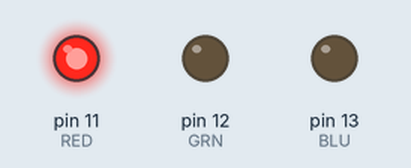
Simulated run of this sketch. Board: Arduino Uno, built with avr-gcc and run on an emulated ATmega328P. On the bench: output pins drawn as LEDs (lit = HIGH).

Above: at 0.5 s.
At 1.5 s:
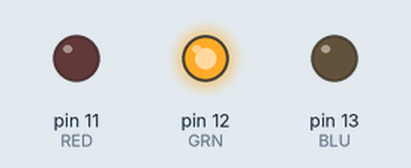
At 5.5 s:
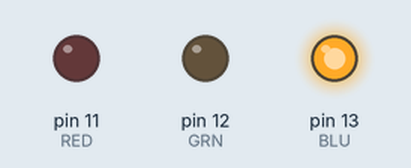
Timing chart, 0 to 6.9 s (numbered marks = the images above):
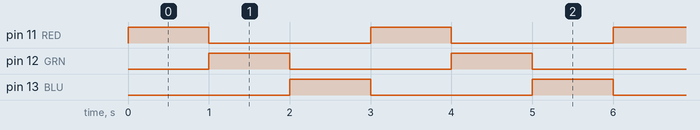

Measured:
- by itself, pin 11 (RED), pin 12 (GRN), pin 13 (BLU): alternates HIGH for 1.0 s and LOW for 2.0 s
- by itself, everything shown: repeats every 3.0 s, in 3 steps

The sketch:

RGB_Led.ino
```cpp
#define RED 11  // присваиваем имя RED для пина 11
#define GRN 12 // присваиваем имя GRN для пина 12
#define BLU 13  // присваиваем имя BLU для пина 13

void setup() {
   pinMode(RED, OUTPUT);  // используем Pin11 для вывода
   pinMode(GRN, OUTPUT); // используем Pin12 для вывода
   pinMode(BLU, OUTPUT);  // используем Pin13 для вывода
}

void loop() {

   digitalWrite(RED, HIGH); // включаем красный свет
   digitalWrite(GRN, LOW);
   digitalWrite(BLU, LOW);

   delay(1000); // устанавливаем паузу для эффекта

   digitalWrite(RED, LOW);
   digitalWrite(GRN, HIGH); // включаем зеленый свет
   digitalWrite(BLU, LOW);

   delay(1000); // устанавливаем паузу для эффекта

   digitalWrite(RED, LOW);
   digitalWrite(GRN, LOW);
   digitalWrite(BLU, HIGH); // включаем синий свет

  delay(1000); // устанавливаем паузу для эффекта
}
```
